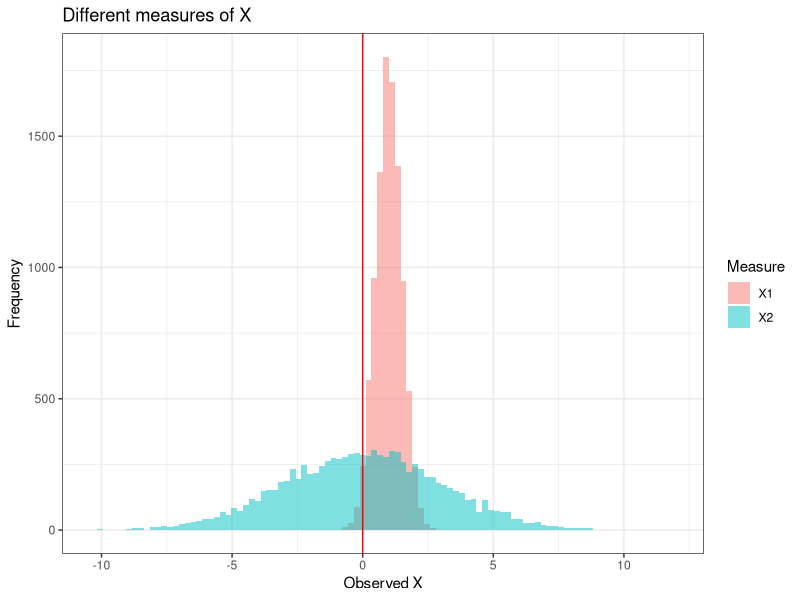
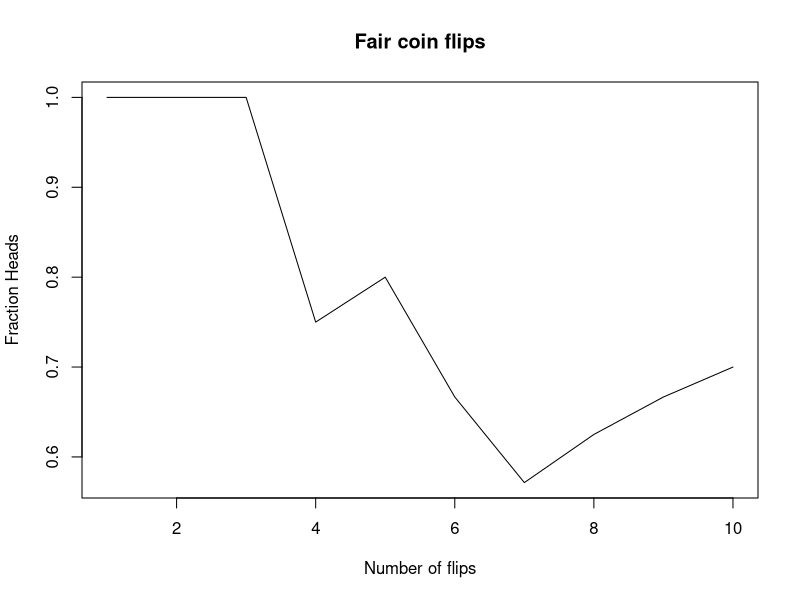
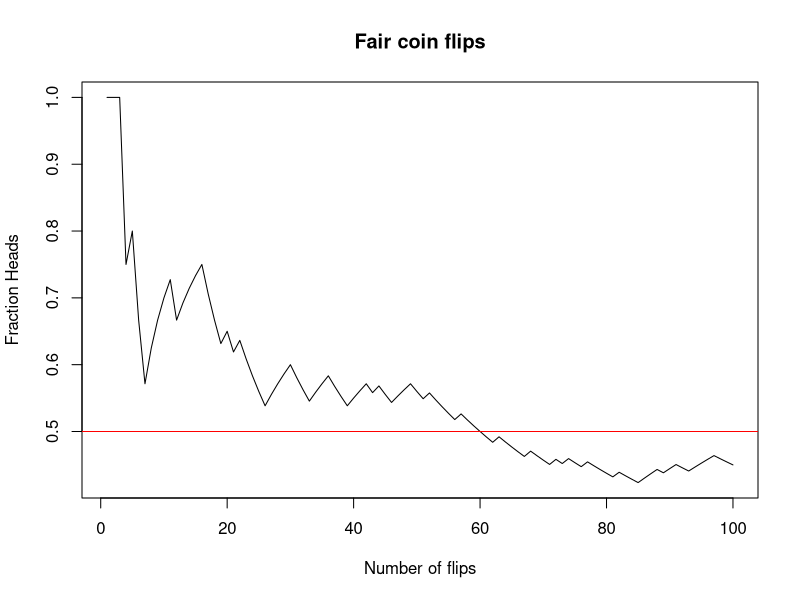
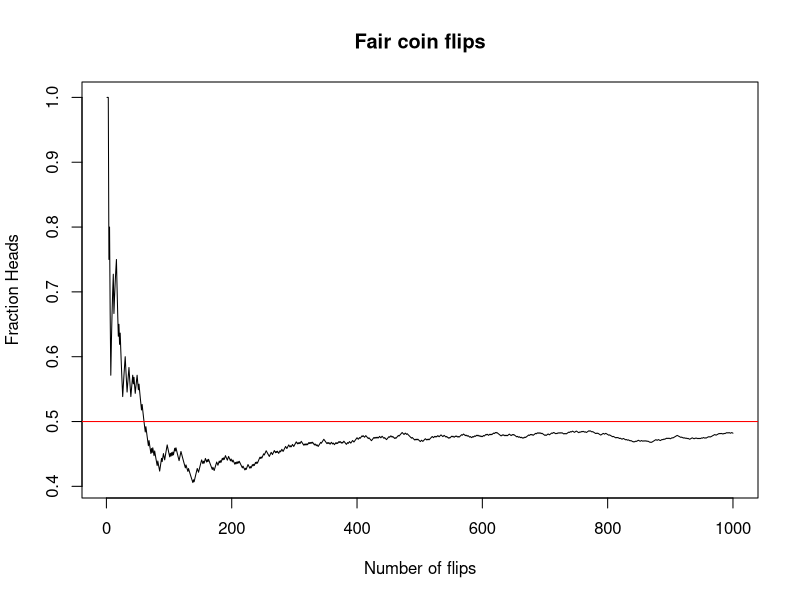
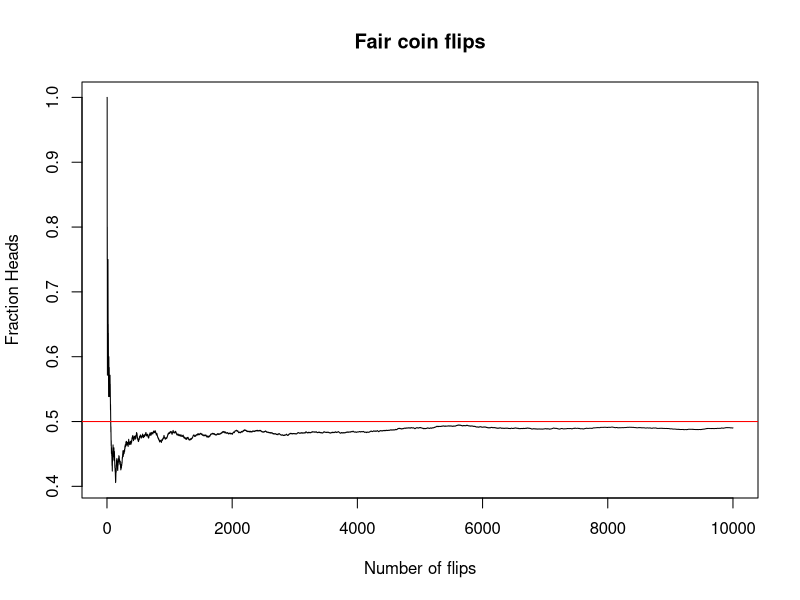
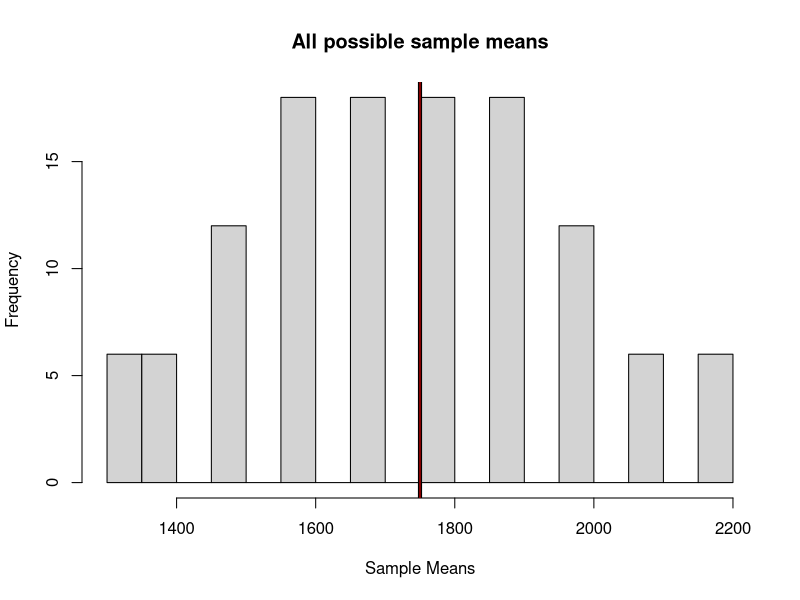
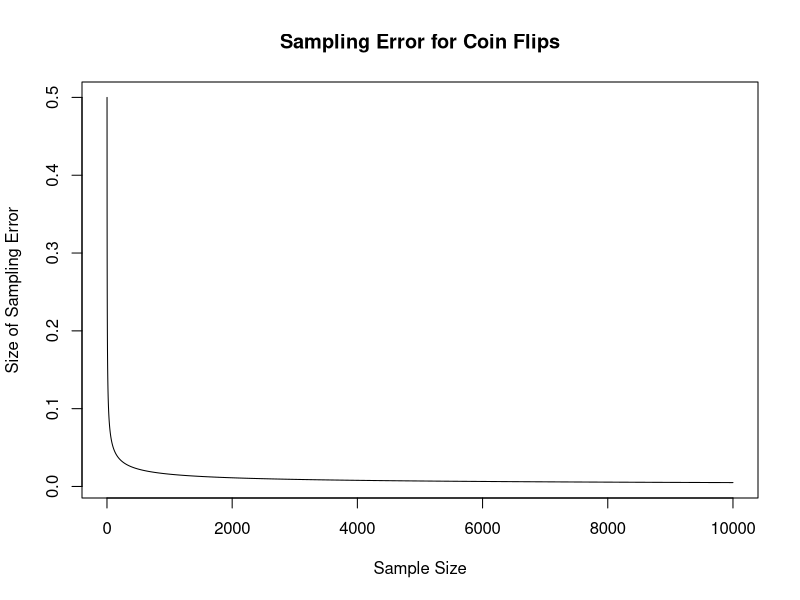

The R source for these figures, in order:
## ---- chunk 1
knitr::opts_chunk$set(echo = FALSE)
require(magrittr)
require(kableExtra)
require(knitr)
require(ggplot2)
require(gtools)
## ---- chunk 2
n = 10000
x1 = rnorm(n, 0, 0.5) + 1
x2 = rnorm(n, 0, 3)
plot_data = data.frame(Measure = rep(paste0("X",1:2), each = n), value = c(x1, x2))
xlims = range(c(x1,x2))
ggplot(plot_data, aes(value, fill = Measure)) + 
  geom_histogram(bins = 100, alpha = 0.5, position = 'identity') +
  labs(title = 'Different measures of X') + xlab("Observed X") + ylab("Frequency") + 
  theme_bw() +
  geom_vline(xintercept = 0, colour = 'red')
## ---- chunk 3
f = sample(0:1, 10000, replace = T)
cum_mean = cumsum(f) / 1:length(f)

idx = 1:10
plot(idx, cum_mean[idx], xlab = 'Number of flips', ylab = 'Fraction Heads', main = 'Fair coin flips', type= 'l')
abline(h=0.5, col = 'red')

## ---- chunk 4

idx = 1:100
plot(idx, cum_mean[idx], xlab = 'Number of flips', ylab = 'Fraction Heads', main = 'Fair coin flips', type= 'l')
abline(h=0.5, col = 'red')

## ---- chunk 5

idx = 1:1000
plot(idx, cum_mean[idx], xlab = 'Number of flips', ylab = 'Fraction Heads', main = 'Fair coin flips', type= 'l')
abline(h=0.5, col = 'red')

## ---- chunk 6

idx = 1:10000
plot(idx, cum_mean[idx], xlab = 'Number of flips', ylab = 'Fraction Heads', main = 'Fair coin flips', type= 'l')
abline(h=0.5, col = 'red')
## ---- chunk 7
incomes = seq(1000,2500, length.out = 6)
## ---- chunk 8
s = sample(incomes, 3)
## ---- chunk 9
all_samples = permutations(length(incomes), 3, incomes, set = F)
all_sample_means = rowMeans(all_samples)

kable(all_samples)
## ---- chunk 10
hist(all_sample_means, xlab = 'Sample Means', main = 'All possible sample means', breaks= 30)
abline(v = mean(incomes), lwd = 4)
abline(v = mean(all_sample_means), lwd = 1, col = 'red')
## ---- chunk 11
sd = 0.5
se = sd / sqrt(1:10000)

plot(1:10000, se, xlab = 'Sample Size',
     ylab = 'Size of Sampling Error', 
     main = "Sampling Error for Coin Flips",
     type = 'l')
